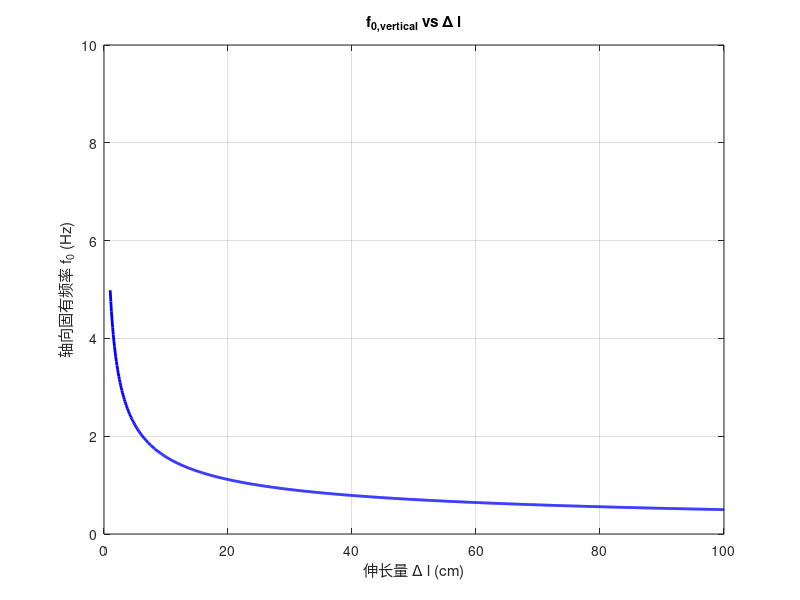

MATLAB code for this plot:
% Calculates and plots spring natural frequency vs extension.
% === 参数设定 ===
g = 9.81;           % 重力加速度 [m/s^2]
%m = 12.8;           % 质量 [kg]

% === 拉伸量 Δl ===
l = linspace(0.01, 1, 1000);  % 1cm 到 100cm，单位[m]

% === 轴向固有频率计算 ===
f_vertical = (1/(2*pi)) * sqrt(g ./ l);   % Δl 为弹簧伸长长度

% === 绘图 ===
figure;
plot(l*100, f_vertical, 'b', 'LineWidth', 2);
xlabel('伸长量 \Delta l (cm)');
ylabel('轴向固有频率 f_0 (Hz)');
title('f_{0,vertical} vs \Delta l');
grid on;
ylim([0 10]);

% === 输出整数点信息 ===
disp('Δl (cm)    f_vertical (Hz)');
for i = 1:1:100
    delta_l_i = i / 100;  % 单位 m
    f_i = (1/(2*pi)) * sqrt(g / delta_l_i);
    fprintf('%3d\t\t%8.3f\n', i, f_i);
end
